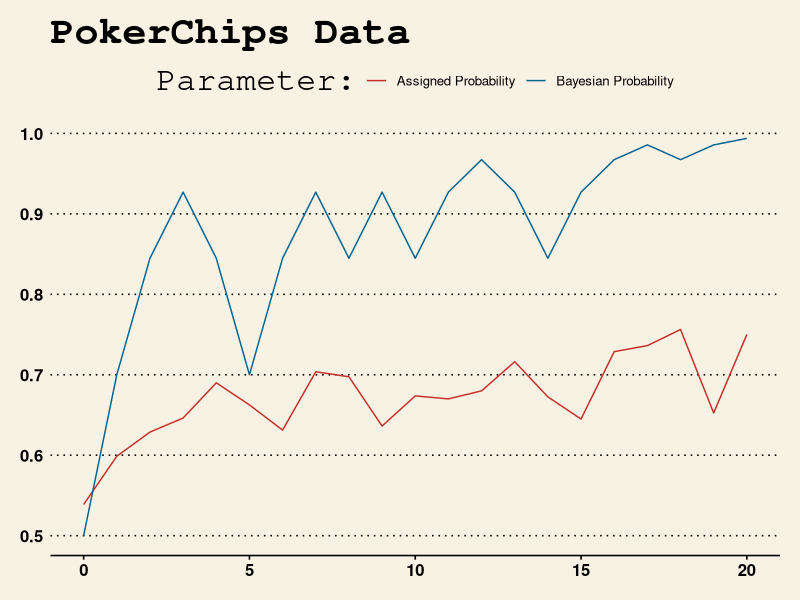

Here is the R script that generated this plot:
library(ggplot2)
library(ggthemes)
Subject <- 1:8
Selection0 <- c(0.50,0.56,0.50,0.50,0.65,0.50,0.60,0.50)
Selection1 <- c(0.65,0.51,0.53,0.55,0.65,0.65,0.65,0.60)
Selection2 <- c(0.65,0.48,0.58,0.60,0.65,0.67,0.68,0.72)
Selection3 <- c(0.70,0.49,0.58,0.60,0.64,0.70,0.84,0.62)
Selection4 <- c(0.65,0.59,0.58,0.70,0.64,0.75,0.84,0.77)
Selection5 <- c(0.65,0.74,0.68,0.75,0.65,0.30,0.86,0.67)
Selection6 <- c(0.65,0.65,0.68,0.70,0.65,0.25,0.85,0.62)
Selection7 <- c(0.70,0.62,0.68,0.75,0.66,0.70,0.85,0.67)
Selection8 <- c(0.70,0.47,0.68,0.80,0.66,0.70,0.85,0.72)
Selection9 <- c(0.65,0.52,0.68,0.85,0.61,0.30,0.81,0.67)
Selection10 <- c(0.69,0.53,0.73,0.90,0.61,0.40,0.81,0.72)
Selection11 <- c(0.68,0.58,0.73,0.89,0.60,0.40,0.81,0.67)
Selection12 <- c(0.70,0.57,0.73,0.90,0.61,0.40,0.81,0.72)
Selection13 <- c(0.73,0.47,0.73,0.96,0.61,0.65,0.81,0.77)
Selection14 <- c(0.70,0.52,0.73,0.95,0.60,0.35,0.81,0.72)
Selection15 <- c(0.69,0.57,0.73,0.94,0.35,0.35,0.81,0.72)
Selection16 <- c(0.71,0.58,0.73,0.95,0.65,0.70,0.79,0.72)
Selection17 <- c(0.73,0.56,0.73,0.96,0.65,0.70,0.79,0.77)
Selection18 <- c(0.73,0.66,0.73,0.97,0.65,0.70,0.79,0.82)
Selection19 <- c(0.73,0.72,0.73,0.98,0.30,0.30,0.69,0.77)
Selection20 <- c(0.73,0.68,0.79,0.99,0.65,0.65,0.69,0.82)
myData <- data.frame(Subject, Selection0, Selection1, Selection2, Selection3, Selection4, Selection5, Selection6, Selection7, Selection8, Selection9, Selection10, Selection11, Selection12, Selection13, Selection14, Selection15, Selection16, Selection17, Selection18, Selection19, Selection20)
View(myData)
myData1 <- myData[2:22]
str(myData1)
summary(myData1)
sel = colMeans(myData1)
Selection = 0:20
Probability = c(0.0, 0.05, 0.1, 0.15, 0.2, 0.25, 0.3, 0.35, 0.4, 0.45, 0.5, 0.55, 0.6, 0.65, 0.7, 0.75, 0.8, 0.85, 0.9, 0.95, 1.0)
selAvg = c(0.53875, 0.59875, 0.62875, 0.64625, 0.69000, 0.66250, 0.63125, 0.70375, 0.69750, 0.63625, 0.67375, 0.67000, 0.68000, 0.71625, 0.67250, 0.64500, 0.72875, 0.73625, 0.75625, 0.65250, 0.75000)
bProb = c(0.5, 0.7, 0.8448275862068966, 0.927027027027027, 0.8448275862068966, 0.7, 0.8448275862068966, 0.927027027027027, 0.8448275862068966, 0.927027027027027, 0.8448275862068966, 0.927027027027027, 0.967365028203062, 0.927027027027027, 0.8448275862068966, 0.927027027027027, 0.967365028203062, 0.9857478005865102, 0.967365028203062, 0.9857478005865102, 0.9938417611380492)
df <- data.frame(Selection, selAvg, bProb, Probability)
View(df)
p <- ggplot(df, aes(x=Selection, y=Probability,))
p <- p + geom_line(aes(y=selAvg, color = 'Assigned Probability'))
p <- p + geom_line(aes(y=bProb, color = 'Bayesian Probability'))
p <- p + scale_colour_manual(values = c("blue", "red"))
p <- p + labs(colour = "Parameter:")
p <- p + theme(legend.position="bottom")
p + theme_wsj()+ scale_colour_wsj("colors6") + ggtitle("PokerChips Data")

